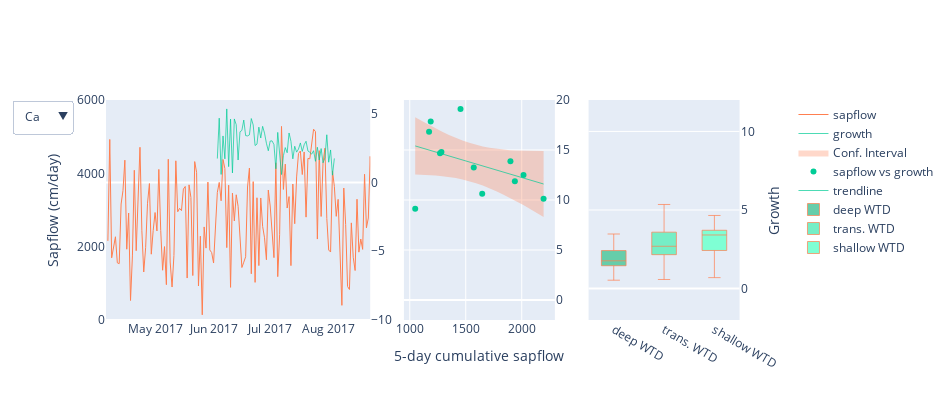

The notebook cell saved with this chart:
### Markdown cell above
<html>
 <head>
 </head>
 <body>
          <a id='4.'></a>
     <p style="color:blue;font-size:20px"> 4. Interactive chart: combine species 1 and 2</p>
     <p></p>
     <br/>
 </body>
</html>

### Code cell
fig = make_subplots(rows=1, cols=3, 
                    column_widths=[0.7, 0.4, 0.4],
                      specs=[[{"secondary_y": True}, {"secondary_y": True}, {"secondary_y": True}]],
                   horizontal_spacing = 0.05)

fig.add_trace(fig_Gg_sp, secondary_y=False,
             row = 1, col = 1)

fig.add_trace(fig_Gg_dd, secondary_y=True,
             row = 1, col = 1)


fig.add_trace(fig_MB_sp, secondary_y=False,
             row = 1, col = 1)

fig.add_trace(fig_MB_dd, secondary_y=True,
             row = 1, col = 1)


fig.add_trace(fig_Gg_ci, secondary_y=True,
             row = 1, col = 2)

fig.add_trace(fig_Gg_5d, secondary_y=True,
             row = 1, col = 2)

fig.add_trace(fig_Gg_td, secondary_y=True,
             row = 1, col = 2)

Gg_rr = [dict(x=0.6, y=0.9,
                xref="paper", yref="paper",
                text="R\N{SUPERSCRIPT TWO} = " + str(Gg_r),
             ax=0, ay=0)]

fig.add_trace(fig_MB_ci, secondary_y=True,
             row = 1, col = 2)

fig.add_trace(fig_MB_5d, secondary_y=True,
             row = 1, col = 2)

fig.add_trace(fig_MB_td, secondary_y=True,
             row = 1, col = 2)


MB_rr = [dict(x=0.6, y=0.9,
                xref="paper", yref="paper",
                text="R\N{SUPERSCRIPT TWO} = " + str(MB_r),
            ax=0, ay=0)]


fig.add_trace(fig_Gg_d, secondary_y=True,
             row = 1, col = 3)
fig.add_trace(fig_Gg_t, secondary_y=True,
             row = 1, col = 3)
fig.add_trace(fig_Gg_s, secondary_y=True,
             row = 1, col = 3)


fig.add_trace(fig_MB_d, secondary_y=True,
             row = 1, col = 3)
fig.add_trace(fig_MB_t, secondary_y=True,
             row = 1, col = 3)
fig.add_trace(fig_MB_s, secondary_y=True,
             row = 1, col = 3)

for k in [2, 3, 7, 8, 9, 13, 14, 15]:
    fig.update_traces(visible=False, selector=k)

fig.update_layout(
    updatemenus=[go.layout.Updatemenu(
        active=0,
        buttons=list(
            [dict(label = 'Ca',
                  method = 'update',
                  args = [{'visible': [True, True, False, False,
                                      True, True, True, False, False, False, 
                                      True, True, True, False, False, False]},
                          {'title': 'C. arborescens',
                           'showlegend':True, "annotations": Gg_rr}]),
             dict(label = 'SuF',
                  method = 'update',
                  args = [{'visible': [False, False, True, True,
                                      False, False, False, True, True, True, 
                                      False, False, False, True, True, True]},
                          {'title': 'S. uliginosa Foxw',
                           'showlegend':True, "annotations": MB_rr}])
            ])
        )
    ],
    xaxis_title="",
    xaxis2_title="5-day cumulative sapflow",
    yaxis_title="Sapflow (cm/day)",
    yaxis6_title="Growth",
    autosize=False,
    width=950,
    height=400,
    xaxis=dict(range=[data_Gg['Date'][0],data_Gg['Date'][140]], showgrid=False, showline=False),
    yaxis=dict(range=[0,6000], dtick = 2000, showgrid=False, showline=False),
    yaxis2=dict(range=[-10,6],showgrid=False, showline=False),
    yaxis4=dict(range=[-2,20], dtick = 5),
    yaxis6=dict(range=[-2,12], dtick = 5),
)

fig.show()

### Figure 1 — Plotly figure (JSON) as saved in the notebook; plotly's stock layout.template omitted (floating-point values rounded to 4 significant figures; data arrays with more than 128 entries replaced by an {"elided": "..."} marker saying what was removed)
{"data": [{"line": {"color": "#FF7F50", "width": 1}, "name": "sapflow", "type": "scatter", "x": {"elided": "408 str values"}, "xaxis": "x", "y": {"elided": "408 float values"}, "yaxis": "y"}, {"line": {"color": "#00CC96", "width": 0.7}, "name": "growth", "type": "scatter", "x": {"elided": "408 str values"}, "xaxis": "x", "y": {"elided": "408 float values"}, "yaxis": "y2"}, {"line": {"color": "#FF7F50", "width": 1}, "name": "sapflow", "type": "scatter", "visible": false, "x": {"elided": "338 str values"}, "xaxis": "x", "y": {"elided": "338 float values"}, "yaxis": "y"}, {"line": {"color": "#00CC96", "width": 0.7}, "name": "growth", "type": "scatter", "visible": false, "x": {"elided": "338 str values"}, "xaxis": "x", "y": {"elided": "338 float values"}, "yaxis": "y2"}, {"fill": "toself", "fillcolor": "#FF7F50", "line": {"width": 0}, "name": "Conf. Interval", "opacity": 0.3, "type": "scatter", "x": [1049.0, 1109.0, 1169.0, 1230.0, 1290.0, 1350.0, 1411.0, 1471.0, 1531.0, 1592.0, 1652.0, 1712.0, 1773.0, 1833.0, 1893.0, 1954.0, 2014.0, 2074.0, 2135.0, 2195.0, 2195.0, 2135.0, 2074.0, 2014.0, 1954.0, 1893.0, 1833.0, 1773.0, 1712.0, 1652.0, 1592.0, 1531.0, 1471.0, 1411.0, 1350.0, 1290.0, 1230.0, 1169.0, 1109.0, 1049.0], "xaxis": "x2", "y": [12.54, 12.52, 12.49, 12.45, 12.39, 12.3, 12.19, 12.05, 11.88, 11.68, 11.45, 11.18, 10.88, 10.56, 10.22, 9.862, 9.489, 9.104, 8.709, 8.306, 14.89, 14.89, 14.9, 14.91, 14.94, 14.98, 15.04, 15.12, 15.23, 15.36, 15.53, 15.72, 15.95, 16.22, 16.51, 16.82, 17.16, 17.52, 17.89, 18.27], "yaxis": "y4"}, {"marker": {"color": "#00CC96"}, "mode": "markers", "name": "sapflow vs growth", "type": "scatter", "x": [1899.0, 1270.0, 1187.0, 1453.0, 1172.0, 1283.0, 1049.0, 1572.0, 1938.0, 2016.0, 2195.0, 1647.0], "xaxis": "x2", "y": [13.87, 14.68, 17.85, 19.1, 16.82, 14.8, 9.135, 13.25, 11.87, 12.5, 10.12, 10.63], "yaxis": "y4"}, {"line": {"color": "#00CC96", "width": 0.7}, "mode": "lines", "name": "trendline", "type": "scatter", "x": [1049.0, 1109.0, 1169.0, 1230.0, 1290.0, 1350.0, 1411.0, 1471.0, 1531.0, 1592.0, 1652.0, 1712.0, 1773.0, 1833.0, 1893.0, 1954.0, 2014.0, 2074.0, 2135.0, 2195.0], "xaxis": "x2", "y": [15.41, 15.21, 15.01, 14.81, 14.61, 14.41, 14.2, 14.0, 13.8, 13.6, 13.4, 13.2, 13.0, 12.8, 12.6, 12.4, 12.2, 12.0, 11.8, 11.6], "yaxis": "y4"}, {"fill": "toself", "fillcolor": "#FF7F50", "line": {"width": 0}, "name": "Conf. Interval", "opacity": 0.3, "type": "scatter", "visible": false, "x": [618.1, 668.7, 719.2, 769.8, 820.4, 870.9, 921.5, 972.0, 1023.0, 1073.0, 1124.0, 1174.0, 1225.0, 1275.0, 1326.0, 1377.0, 1427.0, 1478.0, 1528.0, 1579.0, 1579.0, 1528.0, 1478.0, 1427.0, 1377.0, 1326.0, 1275.0, 1225.0, 1174.0, 1124.0, 1073.0, 1023.0, 972.0, 921.5, 870.9, 820.4, 769.8, 719.2, 668.7, 618.1], "xaxis": "x2", "y": [2.561, 3.343, 4.106, 4.845, 5.553, 6.223, 6.845, 7.409, 7.908, 8.335, 8.689, 8.976, 9.203, 9.38, 9.515, 9.619, 9.696, 9.754, 9.795, 9.823, 21.05, 20.24, 19.45, 18.67, 17.91, 17.18, 16.48, 15.83, 15.22, 14.67, 14.19, 13.78, 13.45, 13.18, 12.96, 12.8, 12.67, 12.58, 12.5, 12.45], "yaxis": "y4"}, {"marker": {"color": "#00CC96"}, "mode": "markers", "name": "sapflow vs growth", "type": "scatter", "visible": false, "x": [1129.0, 747.8, 1029.0, 1005.0, 1012.0, 942.9, 1150.0, 1436.0, 1579.0, 1425.0, 1150.0, 1129.0, 618.1, 794.8, 954.8, 1087.0, 739.6], "xaxis": "x2", "y": [18.21, 12.49, 9.03, 2.867, 15.81, 0, 16.91, 11.96, 11.89, 16.47, 3.9, 14.76, 6.754, 9.073, 11.42, 21.3, 6.002], "yaxis": "y4"}, {"line": {"color": "#00CC96", "width": 0.7}, "mode": "lines", "name": "trendline", "type": "scatter", "visible": false, "x": [618.1, 668.7, 719.2, 769.8, 820.4, 870.9, 921.5, 972.0, 1023.0, 1073.0, 1124.0, 1174.0, 1225.0, 1275.0, 1326.0, 1377.0, 1427.0, 1478.0, 1528.0, 1579.0], "xaxis": "x2", "y": [7.507, 7.924, 8.341, 8.759, 9.176, 9.593, 10.01, 10.43, 10.85, 11.26, 11.68, 12.1, 12.51, 12.93, 13.35, 13.77, 14.18, 14.6, 15.02, 15.44], "yaxis": "y4"}, {"fillcolor": "#66CDAA", "line": {"width": 0.7}, "marker": {"color": "#FF7F50"}, "name": "deep WTD", "type": "box", "xaxis": "x3", "y": [2.468, 1.432, 1.783, 3.473, 1.475, 2.366, 0.5334, 1.752, null, null, null, null, null, null, null, null, null, null, null, null, null, null, null, null, null, null, null, null, null, null, null, null, null, null, null, null, null, null, null, null, null, null, null, null, null, null, null, null, null, null, null, null, null, null, null, null, null, null, null, null, null, null, null, null, null, null, null, null, null, null, null, null, null, null, null, null, null, null, null, null, null, null, null, null, null, null, null, null, null, null, null, null, null, null, null, null], "yaxis": "y6"}, {"fillcolor": "#76EEC6", "line": {"width": 0.7}, "marker": {"color": "#FF7F50"}, "name": "trans. WTD", "type": "box", "xaxis": "x3", "y": {"elided": "359 float values"}, "yaxis": "y6"}, {"fillcolor": "#7FFFD4", "line": {"width": 0.7}, "marker": {"color": "#FF7F50"}, "name": "shallow WTD", "type": "box", "xaxis": "x3", "y": [null, null, null, null, null, null, null, 0.6959, 1.635, 3.685, 3.79, 3.411, 3.389, 3.465, 4.651, 2.688, null, null, null, null, null, null, null, null, null, null, null, null, null, null, null, null, null, null, null, null, null, null, null, null, null, null, null, null, null, null, null, null, null, null, null, null, null, null, null, null, null, null, null, null, null, null, null, null, null, null, null, null, null, null, null, null, null, null, null, null, null, null, null, null, null, null, null, null, null, null], "yaxis": "y6"}, {"fillcolor": "#66CDAA", "line": {"width": 0.7}, "marker": {"color": "#FF7F50"}, "name": "deep WTD", "type": "box", "visible": false, "xaxis": "x3", "y": [5.882, 3.015, 0.8854, 0, 0, 0, 3.315, 5.911, 3.406, 1.61, 0.5215, 0.9732, 2.16, 0.7801, 2.181, 2.169, 1.653, 1.533, 1.441, 1.537, 0.7149, 1.592, 6.135, 9.953, 7.389, 3.957, 0.0008749, 1.329, 1.94, null, null, null, null, null, null, null, null, null, null, null, null, null, null, null, null, null, null, null, null, null, null, null, null, null, null, null, null, null, null, null, null, null, null, null, null, null, null, null, null, null, null, null, null, null, null, null, null, null, null, null, null, null, null, null, null, null, null, null, null, null, null, null, null, null, null, null], "yaxis": "y6"}, {"fillcolor": "#76EEC6", "line": {"width": 0.7}, "marker": {"color": "#FF7F50"}, "name": "trans. WTD", "type": "box", "visible": false, "xaxis": "x3", "y": {"elided": "359 float values"}, "yaxis": "y6"}, {"fillcolor": "#7FFFD4", "line": {"width": 0.7}, "marker": {"color": "#FF7F50"}, "name": "shallow WTD", "type": "box", "visible": false, "xaxis": "x3", "y": [null, null, null, null, null, null, null, 3.803, 0.6208, 0.9262, 2.3, 4.54, 3.06, 2.918, 2.052, 0.01329, null, null, null, null, null, null, null, null, null, null, null, null, null, null, null, null, null, null, null, null, null, null, null, null, null, null, null, null, null, null, null, null, null, null, null, null, null, null, null, null, null, null, null, null, null, null, null, null, null, null, null, null, null, null, null, null, null, null, null, null, null, null, null, null, null, null, null, null, null, null], "yaxis": "y6"}], "layout": {"autosize": false, "height": 400, "updatemenus": [{"active": 0, "buttons": [{"args": [{"visible": [true, true, false, false, true, true, true, false, false, false, true, true, true, false, false, false]}, {"annotations": [{"ax": 0, "ay": 0, "text": "R² = 0.17", "x": 0.6, "xref": "paper", "y": 0.9, "yref": "paper"}], "showlegend": true, "title": "C. arborescens"}], "label": "Ca", "method": "update"}, {"args": [{"visible": [false, false, true, true, false, false, false, true, true, true, false, false, false, true, true, true]}, {"annotations": [{"ax": 0, "ay": 0, "text": "R² = 0.13", "x": 0.6, "xref": "paper", "y": 0.9, "yref": "paper"}], "showlegend": true, "title": "S. uliginosa Foxw"}], "label": "SuF", "method": "update"}]}], "width": 950, "xaxis": {"anchor": "y", "domain": [0, 0.392], "range": ["2017-04-05", "2017-08-23"], "showgrid": false, "showline": false, "title": {"text": ""}}, "xaxis2": {"anchor": "y3", "domain": [0.442, 0.666], "title": {"text": "5-day cumulative sapflow"}}, "xaxis3": {"anchor": "y5", "domain": [0.716, 0.94]}, "yaxis": {"anchor": "x", "domain": [0, 1], "dtick": 2000, "range": [0, 6000], "showgrid": false, "showline": false, "title": {"text": "Sapflow (cm/day)"}}, "yaxis2": {"anchor": "x", "overlaying": "y", "range": [-10, 6], "showgrid": false, "showline": false, "side": "right"}, "yaxis3": {"anchor": "x2", "domain": [0, 1]}, "yaxis4": {"anchor": "x2", "dtick": 5, "overlaying": "y3", "range": [-2, 20], "side": "right"}, "yaxis5": {"anchor": "x3", "domain": [0, 1]}, "yaxis6": {"anchor": "x3", "dtick": 5, "overlaying": "y5", "range": [-2, 12], "side": "right", "title": {"text": "Growth"}}}}
